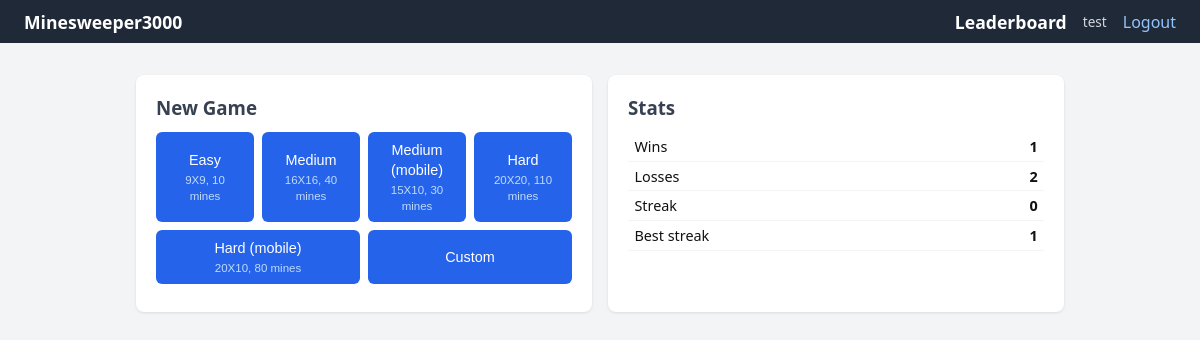
Page / (signed in) on the earlier database version.
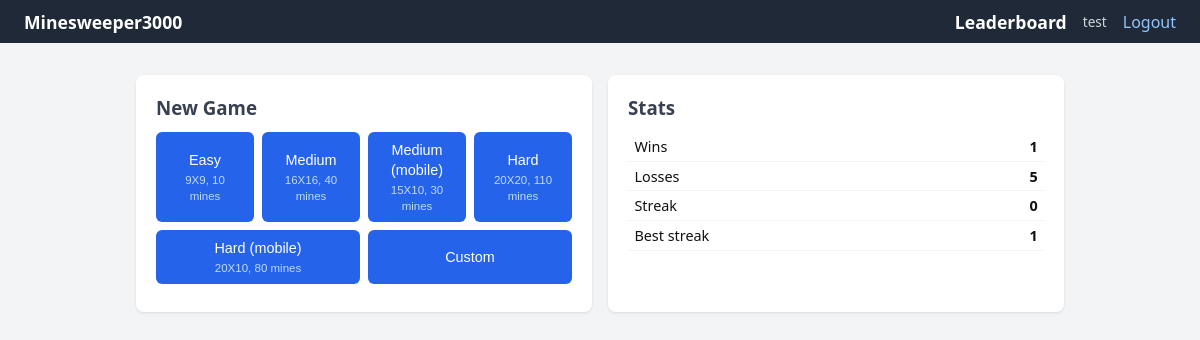
Same page on the later database version.
### models.py (models this page shows)
class User(SQLModel, table=True):
    id: int | None = Field(default = None, primary_key=True)
    name: str
    password: str

class UserStats(SQLModel, table=True):
    id: int = Field(default=None, primary_key=True)
    user_id: int = Field(foreign_key="user.id", unique=True)
    games_won: int = Field(default=0)
    games_lost: int = Field(default=0)
    current_streak: int = Field(default=0)
    best_streak: int = Field(default=0)

### main.py (the view)
@app.get("/", response_class=HTMLResponse)
async def home(request: Request, user: User = Depends(get_active_user), session: Session = Depends(get_session)):
    if not user:
        return RedirectResponse("/login")
    stats  = session.exec(select(UserStats).where(UserStats.user_id == user.id)).first()
    template = "home_partial.html" if request.headers.get("HX-Request") else "home.html"
    return templates.TemplateResponse(request, template, {
         "user": user, "stats": stats, "difficulties": G.difficulties})

### templates/home.html (shortened to what this page needs)
{% extends "index.html" %}
{% block content %}
<div class="home-grid">
    <section class="card">
        <h3>New Game</h3>
        <form hx-post="/game/new" hx-target="#main" hx-swap="innerHTML">
            <div class="diff-buttons">
                {% for name, d in difficulties.items() %}
                <button type="submit" name="difficulty" value="{{ name }}">
                    {{ name|capitalize }}
                    <small>{{ d.rows }}X{{ d.cols }}, {{ d.mines }} mines</small>
                </button>
                {% endfor %}
                <button type="button"
                    onclick="document.getElementById('custom-fields').classList.toggle('hidden')">
                    Custom
                </button>
            </div>
        </form>
    </section>
    <section class="card">
        <h3>Stats</h3>
        <table class="info-table">
            <tr><td>Wins</td> <td>{{ stats.games_won }}</td></tr>
            <tr><td>Losses</td> <td>{{ stats.games_lost }}</td></tr>
            <tr><td>Streak</td> <td>{{ stats.current_streak }}</td></tr>
            <tr><td>Best streak</td> <td>{{ stats.best_streak }}</td></tr>
        </table>
    </section>
</div>
{% endblock %}

### templates/index.html (shortened to what this page needs)
<!DOCTYPE html>
<html lang="pt-br">
    <head>
        <link rel="stylesheet" href="/static/style.css">
    </head>
    <body>
        <nav>
        <a href="/">Minesweeper3000</a>
        {% if user %}
        <div class="nav-right">
            <a href="/leaderboard">Leaderboard</a>
            <span class="nav-user">{{ user.name }}</span>
            <a href="/logout">Logout</a>
        </div>
        {% endif %}
        </nav>
        <main id="main">
            {% block content %}{% endblock %}
        </main>
    </body>
</html>

### static/style.css (style rules this page uses)
*, *::before, *::after { box-sizing: border-box; margin: 0; padding: 0; }
body { font-family: system-ui, sans-serif; background: #f3f4f6; color: #111; }
nav { background: #1f2937; color: white; padding: .6rem 1.5rem; display: flex; justify-content: space-between; align-items: center; flex-wrap: wrap; gap: .5rem; }
nav a { color: #93c5fd; text-decoration: none; }
nav a:first-child { color: white; font-weight: 700; font-size: 1.1rem; }
.nav-right { display: flex; gap: 1rem; align-items: center; }
.nav-user { color: #d1d5db; font-size: .85rem; }
#main { max-width: 960px; margin: 2rem auto; padding: 0 1rem; }
h3 { margin-bottom: .75rem; color: #374151; }
.card { background: white; border-radius: 8px; padding: 1.25rem; box-shadow: 0 1px 3px rgba(0,0,0,.1); }
.home-grid { display: grid; grid-template-columns: repeat(auto-fit, minmax(240px,1fr)); gap: 1rem; }
button, .btn { display: inline-block; padding: .5rem 1rem; background: #2563eb; color: white; border: none; border-radius: 6px; font-size: .9rem; cursor: pointer; text-decoration: none; }
.diff-buttons { display: flex; gap: .5rem; flex-wrap: wrap; margin-bottom: .5rem; }
.diff-buttons button { flex: 1; min-width: 90px; text-align: center; line-height: 1.4; }
.diff-buttons small { display: block; font-size: .72rem; color: #bfdbfe; margin-top: .1rem; }
.info-table { width: 100%; border-collapse: collapse; margin-bottom: .75rem; }
.info-table td { padding: .3rem .4rem; border-bottom: 1px solid #f3f4f6; font-size: .9rem; }
.info-table td:last-child { text-align: right; font-weight: 600; }

Differences in the rows shown:
changed UserStats: games_lost "2" → "5"
